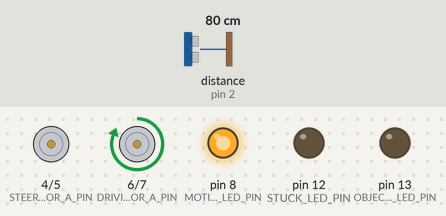
Bench run of a sketch on a simulated Arduino Uno, built with avr-gcc and run on an emulated ATmega328P. Shown: motor-driver pin pairs drawn as motors (green arrow = first pin HIGH = forward, orange = second pin HIGH = backward, longer = more drive, scaled by the enable pin), output pins drawn as LEDs (lit = HIGH). Wiring (inferred from the names in the program): ultrasonic range finder: trigger pin 3; echo pin 2. The inputs (shaded band) are chosen by the test bench; at power-on: distance to the obstacle (sensor on pin 2) 80 cm. The echo pulse lasts 58.3 µs per cm; random numbers use the default seed unless the sketch sets one; pins used as bus, display or sensor lines are not drawn; what the sketch prints to the serial monitor is not drawn.

Above: at 3.3 s.
3.4 s: distance to the obstacle (sensor on pin 2) set to 66 cm
6.4 s: distance to the obstacle (sensor on pin 2) set to 58 cm
At 7.6 s:
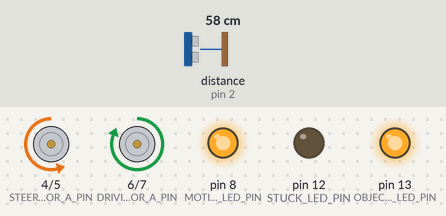
8.0 s: distance to the obstacle (sensor on pin 2) set to 120 cm
At 8.5 s:
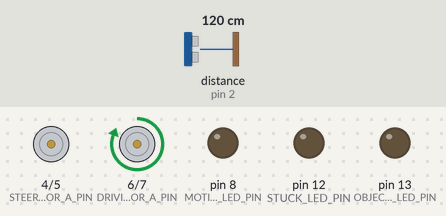
9.6 s: distance to the obstacle (sensor on pin 2) set to 84 cm
12.6 s: distance to the obstacle (sensor on pin 2) set to 78 cm
At 13.8 s:
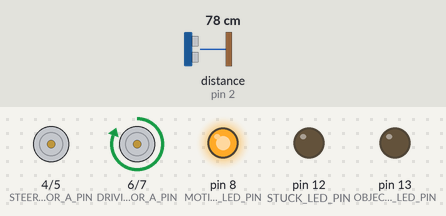
15.6 s: distance to the obstacle (sensor on pin 2) set to 2 cm
At 16.9 s:
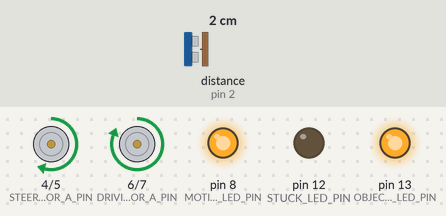
Timing chart, 0 to 18.2 s (numbered marks = the images above; inputs shaded):
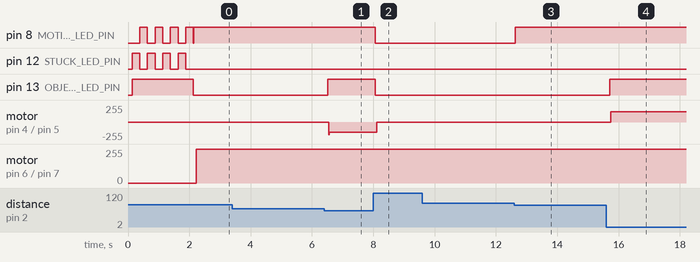

Measured:
- the behaviour switches between 61 and 60 cm on distance to the obstacle (sensor on pin 2) (found by bisection; images 0 and 1)
- the behaviour switches between 82 and 81 cm on distance to the obstacle (sensor on pin 2) (found by bisection; images 2 and 3)
- after the input at 3.4 s, every drawn part: stays the same
- after the input at 6.4 s, pin 13 (OBJECT_DETECTED_LED_PIN): LOW → HIGH after 0.12 s; motor on pin 4 (STEERING_MOTOR_A_PIN) / pin 5 (STEERING_MOTOR_B_PIN): stopped → backward 154/255 after 0.15 s
- after the input at 8.0 s, pin 8 (MOTION_LED_PIN), pin 13 (OBJECT_DETECTED_LED_PIN): HIGH → LOW after 0.06 s; motor on pin 4 (STEERING_MOTOR_A_PIN) / pin 5 (STEERING_MOTOR_B_PIN): backward 154/255 → stopped after 0.11 s
- after the input at 9.6 s, every drawn part: stays the same
- after the input at 12.6 s, pin 8 (MOTION_LED_PIN): LOW → HIGH at once
- after the input at 15.6 s, pin 13 (OBJECT_DETECTED_LED_PIN): LOW → HIGH after 0.12 s; motor on pin 4 (STEERING_MOTOR_A_PIN) / pin 5 (STEERING_MOTOR_B_PIN): stopped → forward 154/255 after 0.15 s

The sketch:

version_b.0.42.rebuild.ino
```cpp
/*
 * Trying to reintroduce previous_distance and changing directions even when object is within range
 *
 * Version: b.0.42.rebuild
 * Version made: 13 September 2023, Noah Lobbe
 * Version latest update: ???????????????????????????????????????????????????????????
 *
 * How version system works, V.W.XY.Z
 * V is either 'b' or 'm' to indicate a branch or master
 * W is iteration of completed product.
 * X is incremented when a big function/feature/sensor is added
 * Y is just code improvements, no new stuff as that would classify as X
 * Z is the name of the branch, or if master then just = 0
 */


#include "MotorSystem.h"
//#include "biss0001_PIR.h"

////pin definitions

//motor driver
#define PWM_SPEED_ENABLED true

#define EN_STEERING_SPEED_PIN 10
#define STEERING_MOTOR_A_PIN 4
#define STEERING_MOTOR_B_PIN 5

#define DRIVING_MOTOR_A_PIN 6
#define DRIVING_MOTOR_B_PIN 7
#define EN_DRIVING_SPEED_PIN 11

//PIR motion sensor
#define PIR_PIN 9 //not implemented yet
#define MOTION_LED_PIN 8

//Ultrasonic sensor
#define ECHO_PIN 2
#define TRIGGER_PIN 3
#define STUCK_LED_PIN 12 //not implemented yet, except for start up indicators
#define OBJECT_DETECTED_LED_PIN 13

//extra LED :D
#define EXTRA_LED A0


////variables
#define PRINT_RESULTS true
#define GET_USER_INPUT false

//motor driver
//bool determined_direction = false; // so that the random direction doesn't keep changing for the same object
#define DEFAULT_SPEED 200 //0-255 for motor PWM
uint16_t vehicle_speed = DEFAULT_SPEED;

//ultrasonic
#define SPEED_OF_SOUND_MM_PER_S 340000
#define PULSEIN_TIMEOUT_US 100000//the maximum time the pulseIn(...) function can take to wait for a signal. I think.

#define OBJECT_AVOIDANCE_DISTANCE_THRESHOLD_MM 600
#define SLOW_DOWN_OBJECT_DISTANCE_THRESHOLD_MM (200 + OBJECT_AVOIDANCE_DISTANCE_THRESHOLD_MM)
#define DIST_TOLERANCE_MM 10
uint16_t prev_distance_mm;


////objects
//object to control the RC car motors
MotorSystem RC_Car(PRINT_RESULTS); //print results parameter
//biss0001_PIR PIR_Sensor(PRINT_RESULTS); //pir motion sensor object


void setup() {
  ////setup pinModes and pin allocations

  //Motor driver stuff
  RC_Car.attach(STEERING_MOTOR_A_PIN,
                STEERING_MOTOR_B_PIN,
                DRIVING_MOTOR_A_PIN,
                DRIVING_MOTOR_B_PIN);


  if (PWM_SPEED_ENABLED) {
    RC_Car.enablePWM(EN_STEERING_SPEED_PIN, EN_DRIVING_SPEED_PIN);

  } else {
    pinMode(EN_STEERING_SPEED_PIN, OUTPUT);
    pinMode(EN_DRIVING_SPEED_PIN, OUTPUT);
    digitalWrite(EN_STEERING_SPEED_PIN, HIGH); //default to max
    digitalWrite(EN_DRIVING_SPEED_PIN, HIGH); //default to max
  }

  //PIR motion sensor
  //PIR_Sensor.attach(PIR_PIN); implemented later
  pinMode(MOTION_LED_PIN, OUTPUT);


  //Ultrasonc sensor
  pinMode(ECHO_PIN, INPUT);
  pinMode(TRIGGER_PIN, OUTPUT);
  digitalWrite(TRIGGER_PIN, LOW); //no accidental triggering
  pinMode(STUCK_LED_PIN, OUTPUT);
  pinMode(OBJECT_DETECTED_LED_PIN, OUTPUT);


  ////Other stuff
  if (PRINT_RESULTS or GET_USER_INPUT) {
    Serial.begin(9600);
    Serial.println("...Enter a two char command...");
    Serial.println("Drive motor \n\tMotor Select: 'D' \n\tcommands: F = forward, B = backward, S = stop"
                   "\nSteering motor \n\tMotor Select: 'S' \n\tcommands: L = left, R = right, C = centre");
  }

  randomSeed(analogRead(0));//make sure A0 doesn't have anything on it!!!

  //to signal that the arduino is in setup
  digitalWrite(OBJECT_DETECTED_LED_PIN, HIGH);
  for (int i=0; i<8; i++) {
    if (i%2 == 0) { //if i is even
      digitalWrite(STUCK_LED_PIN, HIGH);
      digitalWrite(MOTION_LED_PIN, LOW);

    } else {
      digitalWrite(STUCK_LED_PIN, LOW);
      digitalWrite(MOTION_LED_PIN, HIGH);
    }
    delay(250);
  }
  //remember to turn them all off!
  digitalWrite(OBJECT_DETECTED_LED_PIN, LOW);
  digitalWrite(STUCK_LED_PIN, LOW);
  digitalWrite(MOTION_LED_PIN, LOW);

}


bool withinTolerance(uint16_t value, uint16_t previous_value, uint16_t tolerance) {
  if (abs(value - previous_value) <= tolerance) { //https://www.mathsisfun.com/numbers/absolute-value.html
    return true;
  } else {
    return false;
  }

}

void loop() {
  ////inputs
  if (GET_USER_INPUT) {
    //nothing to do :)
  }

  //PIR motion sensor
  //not implemented yet

  //Utlrasonic sensor
  digitalWrite(TRIGGER_PIN, HIGH);
  delayMicroseconds(10); //send the trigger pulse
  digitalWrite(TRIGGER_PIN, LOW);


  ////Calculations

  //Ultrasonic sensor
  uint16_t duration_uS = pulseIn(ECHO_PIN, HIGH, PULSEIN_TIMEOUT_US); //How many microseconds the ECHO pin pulse is HIGH.
  uint16_t distance_mm = (SPEED_OF_SOUND_MM_PER_S * duration_uS * 1e-6) / 2; //conversions done inline to prevent inaccuracies through rounding


  ////outputs
  if (PRINT_RESULTS) {
    Serial.print("uS: " + String(duration_uS) + ", distance(mm): " + String(distance_mm) + ", prev_dist: " + String(prev_distance_mm) + " | ");
  }


    if (distance_mm <= 0) {
      Serial.print("\t\t0m DISTANCE");
      digitalWrite(STUCK_LED_PIN, HIGH);
    } else {
      digitalWrite(STUCK_LED_PIN, LOW);
    }


  bool not_inside_distance_tolerance = !withinTolerance(distance_mm, prev_distance_mm, DIST_TOLERANCE_MM);
  digitalWrite(EXTRA_LED, !not_inside_distance_tolerance);
  Serial.print("\tnot_inside_distance_tolerance: " +String(not_inside_distance_tolerance));

  //algorithm
  if ((distance_mm <= OBJECT_AVOIDANCE_DISTANCE_THRESHOLD_MM) && (distance_mm > 0)) { //if distance_mm just means pulseIn(...) timed out
    Serial.print("...OBJECT DETECTED!!!...");
    digitalWrite(OBJECT_DETECTED_LED_PIN, HIGH);
    vehicle_speed = 154;

    //if turning direction has NOT been determined then do so
    if (RC_Car.turning_direction == 'C') {
      char direction_char = (random(0,100) >= 50) ? 'R':'L'; //ternary operators so much nicer to look at :D
      RC_Car.turn(direction_char, 255);
    }
    RC_Car.drive('F', vehicle_speed); //need to actually go forward :D


  } else { //no objects to avoid...
    if ((distance_mm <= SLOW_DOWN_OBJECT_DISTANCE_THRESHOLD_MM) && (distance_mm > 0)) {
      vehicle_speed = 192;
      digitalWrite(MOTION_LED_PIN, HIGH);
    } else {
      vehicle_speed = 255;
      digitalWrite(MOTION_LED_PIN, LOW);
    }

    digitalWrite(OBJECT_DETECTED_LED_PIN, LOW);
    if (PRINT_RESULTS) Serial.print("...just driving...");

    if (RC_Car.turning_direction != 'C') { //don't need to turn anymore
      RC_Car.turn('C', 255);
    }

    if (RC_Car.driving_direction != 'F') { //drive forward because there is nothing in the way
      RC_Car.drive('F', vehicle_speed);
    }
  }


  ////update for next loop iteration
  if (PRINT_RESULTS) Serial.print("\n");
  prev_distance_mm = distance_mm;
  delay(60); //to prevent sensor's sound waves from interfering with itself
}
```

MotorSystem.cpp
```cpp
/*
 *
 */

#include "Arduino.h"
#include "MotorSystem.h"


MotorSystem::MotorSystem(bool print_results) {
  _PRINT_RESULTS = print_results;
  _PWM_SPEED_ENABLED = false; //default
}


void MotorSystem::attach(uint8_t steering_motor_a, uint8_t steering_motor_b, uint8_t driving_motor_a, uint8_t driving_motor_b) {
  _STEERING_MOTOR_A_PIN = steering_motor_a;
  _STEERING_MOTOR_B_PIN = steering_motor_b;
  _DRIVING_MOTOR_A_PIN = driving_motor_a;
  _DRIVING_MOTOR_B_PIN = driving_motor_b;

  pinMode(_STEERING_MOTOR_A_PIN, OUTPUT);
  pinMode(_STEERING_MOTOR_B_PIN, OUTPUT);
  pinMode(_DRIVING_MOTOR_A_PIN, OUTPUT);
  pinMode(_DRIVING_MOTOR_B_PIN, OUTPUT);
}


void MotorSystem::enablePWM(uint8_t steering_pwm_pin, uint8_t driving_pwm_pin) {
  _PWM_SPEED_ENABLED = true;
  _STEERING_PWM_PIN = steering_pwm_pin;
  _DRIVING_PWM_PIN = driving_pwm_pin;

  pinMode(_STEERING_PWM_PIN, OUTPUT);
  pinMode(_DRIVING_PWM_PIN, OUTPUT);
}

void MotorSystem::_writeSpeed(uint8_t pwm_pin, uint8_t speed_val) {

  if (_PWM_SPEED_ENABLED) {
    if (_PRINT_RESULTS) Serial.print("analog writing!!!");
    analogWrite(pwm_pin, speed_val);
  } else {
    analogWrite(pwm_pin, 255); //default to HIGH
  }
}


//this method handles everything for driving
void MotorSystem::drive(char driving_direction_char, uint8_t speed_val) {
  _writeSpeed(_DRIVING_PWM_PIN, speed_val);
  if (driving_direction_char == 'F') {
    if (_PRINT_RESULTS) Serial.print("...forward...");
    //forward
    digitalWrite(_DRIVING_MOTOR_A_PIN, HIGH);
    digitalWrite(_DRIVING_MOTOR_B_PIN, LOW);

  } else if (driving_direction_char == 'B') {
    if (_PRINT_RESULTS) Serial.print("...backward...");
    //backward
    digitalWrite(_DRIVING_MOTOR_A_PIN, LOW);
    digitalWrite(_DRIVING_MOTOR_B_PIN, HIGH);

  } else {
    if (_PRINT_RESULTS) Serial.print("...stop...");
    //stop - stop powering the drive motor
    digitalWrite(_DRIVING_MOTOR_A_PIN, LOW);
    digitalWrite(_DRIVING_MOTOR_B_PIN, LOW);
  }

  driving_direction = driving_direction_char; //update for future use
}


//this method handles everything for steering
void MotorSystem::turn(char turning_direction_char, uint8_t speed_val) {
  _writeSpeed(_STEERING_PWM_PIN, speed_val);
  if (turning_direction_char == 'L') {
    if (_PRINT_RESULTS) Serial.print("...left...");
    //forward
    digitalWrite(_STEERING_MOTOR_A_PIN, HIGH);
    digitalWrite(_STEERING_MOTOR_B_PIN, LOW);

  } else if (turning_direction_char == 'R') {
    if (_PRINT_RESULTS) Serial.print("...right...");
    //backward
    digitalWrite(_STEERING_MOTOR_A_PIN, LOW);
    digitalWrite(_STEERING_MOTOR_B_PIN, HIGH);

  } else { // 'C'
    if (_PRINT_RESULTS) Serial.print("...centre...");
    //centre - spring system should centre the steering
    digitalWrite(_STEERING_MOTOR_A_PIN, LOW);
    digitalWrite(_STEERING_MOTOR_B_PIN, LOW);
  }

  turning_direction = turning_direction_char; //update for future use
}
```

MotorSystem.h
```cpp
/*
 *
 */

#ifndef MotorSystem_h
#define MotorSystem_h

#include "Arduino.h"

class MotorSystem { //make a class for handling the RC car motors
  private:
    bool _PRINT_RESULTS;

    uint8_t _DRIVING_MOTOR_A_PIN;
    uint8_t _DRIVING_MOTOR_B_PIN;
    uint8_t _STEERING_MOTOR_A_PIN;
    uint8_t _STEERING_MOTOR_B_PIN;

    bool _PWM_SPEED_ENABLED;
    uint8_t _STEERING_PWM_PIN;
    uint8_t _DRIVING_PWM_PIN;


  public:
    char driving_direction;
    char turning_direction;
    MotorSystem(bool print_results);
    void attach(uint8_t steering_motor_a, uint8_t steering_motor_b, uint8_t driving_motor_a, uint8_t driving_motor_b);
    void enablePWM(uint8_t steering_pwm_pin, uint8_t driving_pwm_pin);
    void _writeSpeed(uint8_t pwm_pin, uint8_t speed_val);
    void drive(char driving_direction_char, uint8_t speed_val);
    void turn(char turning_direction_char, uint8_t speed_val);
};

#endif
```

biss0001_PIR.cpp
```cpp
/*
 * The .cpp file for the biss0001 PIR motion sensor class
 */

#include "Arduino.h"
#include "biss0001_PIR.h"


biss0001_PIR::biss0001_PIR(bool print_results) {
  _PRINT_RESULTS = print_results;
}


void biss0001_PIR::attach(uint8_t pin) {
  _PIN = pin;
  pinMode(_PIN, INPUT);
}


bool biss0001_PIR::checkSensor() {
  if (digitalRead(_PIN)) { //if motion is detected...

    if (pir_state == false) { //if motion hasn't been detected
      if (_PRINT_RESULTS) Serial.println("New Motion detected!");
      pir_state = true;
    }

  } else { //if motion not detected...

    if (pir_state) { //reset pir_state due to no motion currently, compared to previously
      if (_PRINT_RESULTS) Serial.println("Motion ended");
      pir_state = false;
    }
  }

  return pir_state; //just in case someone wants a return value instead of accessing the pir_state public member
}
```

biss0001_PIR.h
```cpp
/*
 * Simple header for a class for the biss0001 PIR motion sensor
 *
 */

#ifndef biss0001_PIR_h
#define biss0001_PIR_h

#include "Arduino.h"

class biss0001_PIR {
  private:
    uint8_t _PIN;
    bool _PRINT_RESULTS;

  public:
    bool pir_state = false;

    biss0001_PIR(bool print_results);
    void attach(uint8_t pin);
    bool checkSensor(); //returns if the
};

#endif
```
